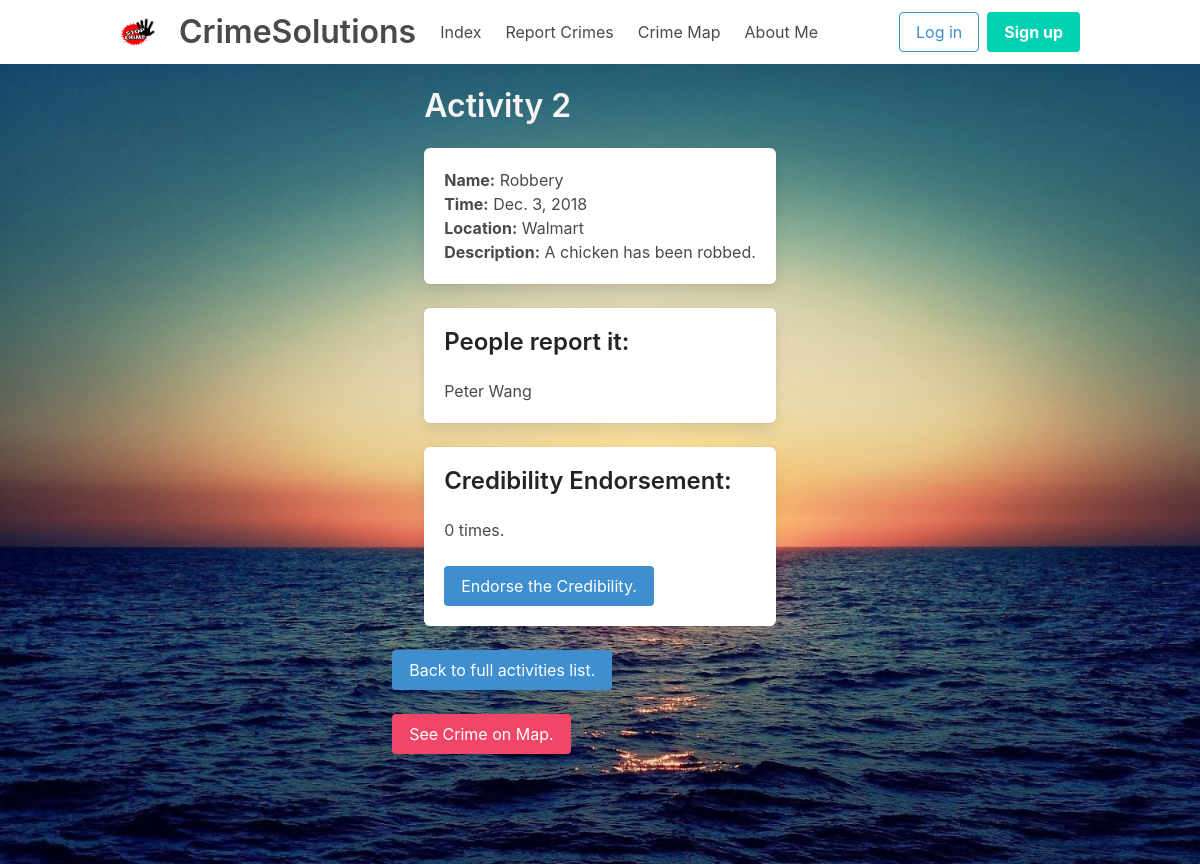
/2, run on the app's committed database.
### CrimeSolutions/models.py (models this page shows, shortened)
class Activities(models.Model):
    act_name = models.CharField(max_length=64)
    location = models.CharField(max_length=64)
    loc_lat = models.FloatField()
    loc_long = models.FloatField()
    time = models.DateField(max_length=64)
    report_person = models.ForeignKey(People, on_delete=models.CASCADE)
    description = models.CharField(max_length=5000)
    endorsed_number = models.IntegerField(default=0)

class People(models.Model):
    first_name = models.CharField(max_length=64)
    last_name = models.CharField(max_length=64)
    def __str__(self):
        return f"{self.first_name} {self.last_name}"

### CrimeSolutions/views.py (the view)
# urls.py: path("<int:activity_id>", views.activity, name="activity"),
def activity(request, activity_id):
    try:
        activity = Activities.objects.get(pk=activity_id)
    except Activities.DoesNotExist:
        raise Http404("Activity does not exist.")
    context = {
        "activity": activity,
    }
    return render(request, "CrimeSolutions/activity.html", context)

### templates/CrimeSolutions/activity.html (shortened to what this page needs)
{% extends "CrimeSolutions/base.html" %}
{% block body %}
    <br>
    <div class="container is-fluid">
        <h1 class="title has-text-white-ter">Activity {{ activity.id }}</h1>
        <div class="tile is-ancestor">
            <div class="tile is-vertical is-parent">
                <div class="tile is-child box">
                    <p><strong>Name:</strong> {{ activity.act_name }}</p>
                    <p><strong>Time:</strong> {{ activity.time }}</p>
                    <p><strong>Location:</strong> {{ activity.location }}</p>
                    <p><strong>Description:</strong> {{ activity.description }}</p>
                </div>
                <div class="tile is-child box">
                    <p class="title has-text-black-ter is-4">People report it: </p>
                    <ol type="I">
                        <ui>{{ activity.report_person }}</ui>
                    </ol>
                </div>
                <div class="tile is-child box">
                    <p class="title has-text-black-ter is-4">Credibility Endorsement: </p>
                    <ol type="I">
                        <ui>{{ activity.endorsed_number }} times.</ui>
                    </ol>
                    <br>
                    <form action="{% url 'endorse' activity.id %}" method="post">
                        <button class="button is-info" type="submit">Endorse the Credibility. </button>
                    </form>
                </div>
            </div>
        </div>
    </div>
    <br>
    <a class="button is-info" href="{% url 'index' %}">Back to full activities list.</a>
    <br><br>
    <a class="button is-danger" href="{% url 'idx_map' %}">See Crime on Map.</a>
{% endblock %}

### data on the page
Activities: id "2", act_name "Robbery", time "Dec. 3, 2018", location "Walmart", description "A chicken has been robbed.", report_person "Peter Wang", endorsed_number "0"
